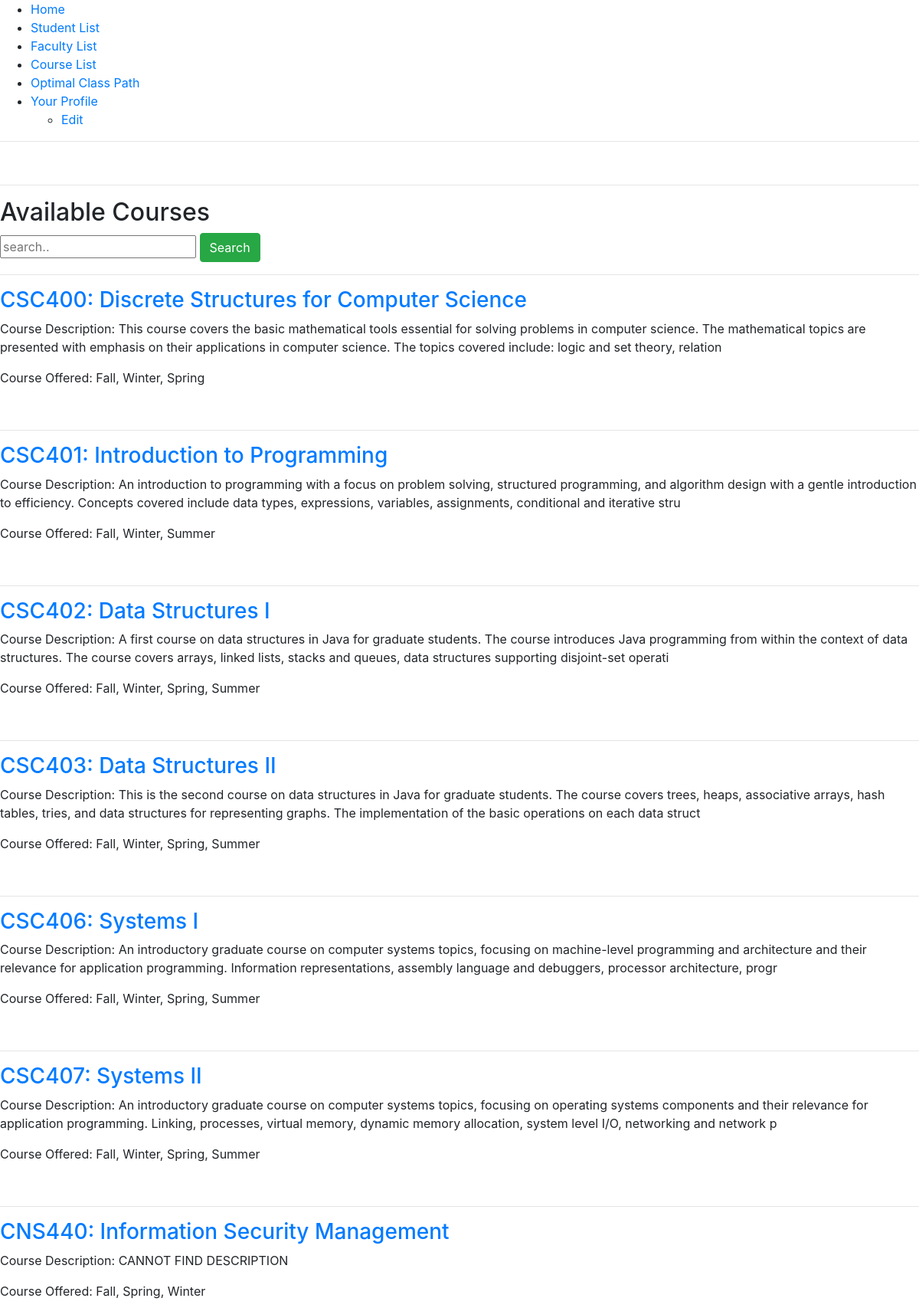
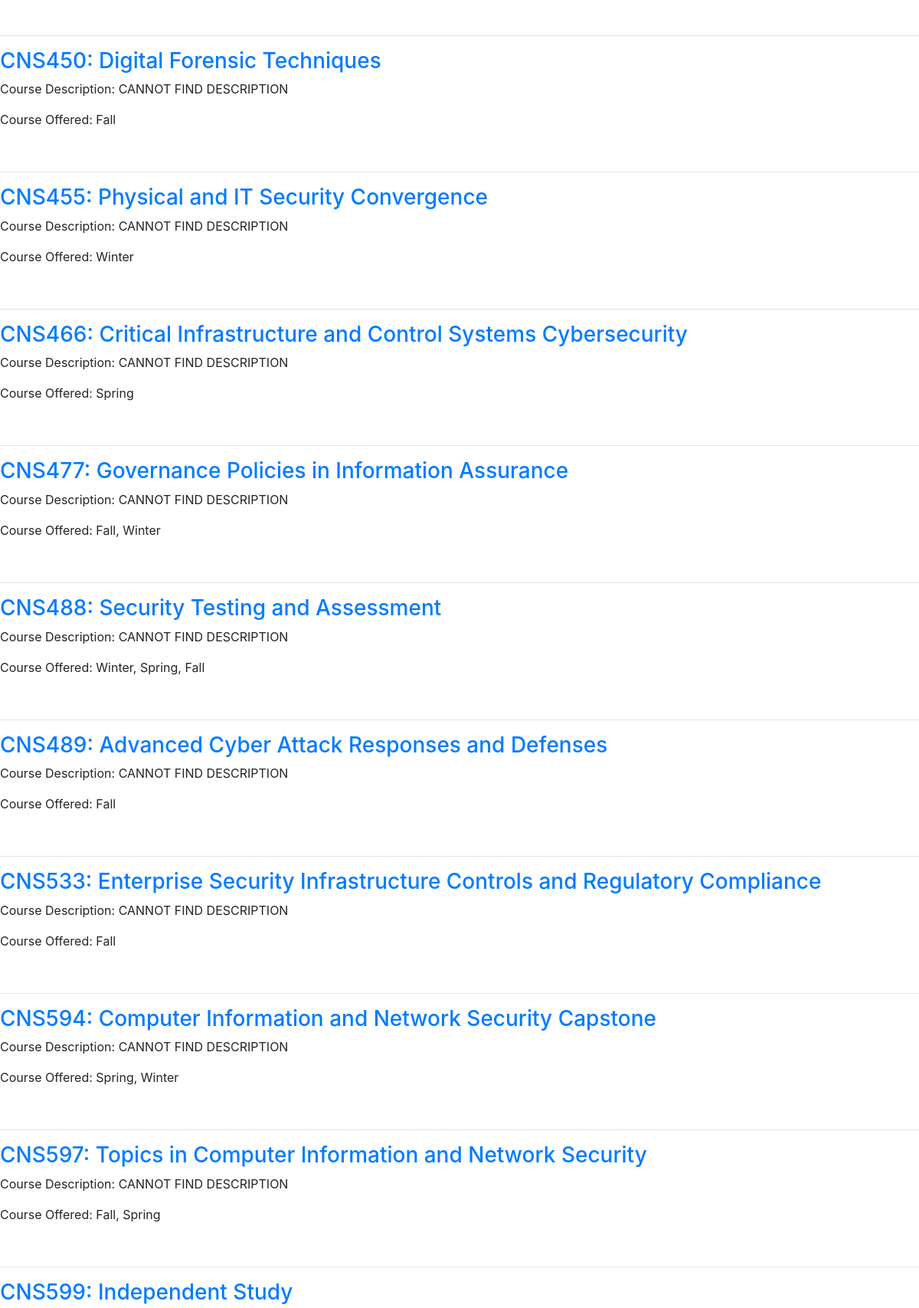
/courses/all (upper part), run on the app's committed database (2 pictures, top to bottom).
### coursesDB/models.py (models this page shows, shortened)
class Courses(models.Model):
    course_json = models.TextField()
    course_number = models.TextField()

### coursesDB/views.py (the view)
# urls.py: path('all', views.get_courses, name='all_courses'),
def get_courses(request, ):
    lst_of_courses = []
    query = request.GET.get('q')
    if query:
        try:
            courses_objects = Courses.objects.filter(course_number__contains = query)
            for course_object in courses_objects:
                course_dictionary = json.loads(course_object.course_json)
                lst_of_courses.append(course_dictionary)
        except:
            lst_of_courses = []
    else:
        courses_objects = Courses.objects.all()
        for course_object in courses_objects:
            course_dictionary = json.loads(course_object.course_json)
            lst_of_courses.append(course_dictionary)
    return render(request, 'coursesDB/all.html', {'lst_of_courses': lst_of_courses})

### coursesDB/templates/coursesDB/all.html
{% extends 'base_layout.html' %}
{% block content %}
<h2> Available Courses </h2>
<form method = "GET" action = "{% url 'courses:all_courses'%}">
    <input name="q" value = "{{request.GET.q}}" placeholder = "search..">
    <button class="btn btn-success" type="submit">
	    Search
	</button>
</form>
{% for course_dictionary in lst_of_courses %}
<hr>
<h3><a href="{% url 'courses:single_course' course_dictionary.course_number %}">{{ course_dictionary.course_number }}: {{course_dictionary.course_name}}</a></h3>
<p> Course Description: {{course_dictionary.course_description}}  </p>
<p> Course Offered: {{course_dictionary.quarters_offered}}  </p>
<br>
{% endfor %}
{% endblock %}

### data on the page
Courses: course_number "CSC400", course_name "Discrete Structures for Computer Science", course_description "This course covers the basic mathematical tools essential for solving problems in computer science. The mathematical topics are presented with emphasis on their applications in computer science. The topics covered include: logic and set theory, relation", quarters_offered "Fall, Winter, Spring"
Courses: course_number "CSC401", course_name "Introduction to Programming", course_description "An introduction to programming with a focus on problem solving, structured programming, and algorithm design with a gentle introduction to efficiency. Concepts covered include data types, expressions, variables, assignments, conditional and iterative stru", quarters_offered "Fall, Winter, Summer"
Courses: course_number "CSC402", course_name "Data Structures I", course_description "A first course on data structures in Java for graduate students. The course introduces Java programming from within the context of data structures. The course covers arrays, linked lists, stacks and queues, data structures supporting disjoint-set operati", quarters_offered "Fall, Winter, Spring, Summer"
Courses: course_number "CSC403", course_name "Data Structures II", course_description "This is the second course on data structures in Java for graduate students. The course covers trees, heaps, associative arrays, hash tables, tries, and data structures for representing graphs. The implementation of the basic operations on each data struct", quarters_offered "Fall, Winter, Spring, Summer"
Courses: course_number "CSC406", course_name "Systems I", course_description "An introductory graduate course on computer systems topics, focusing on machine-level programming and architecture and their relevance for application programming. Information representations, assembly language and debuggers, processor architecture, progr", quarters_offered "Fall, Winter, Spring, Summer"
Courses: course_number "CSC407", course_name "Systems II", course_description "An introductory graduate course on computer systems topics, focusing on operating systems components and their relevance for application programming. Linking, processes, virtual memory, dynamic memory allocation, system level I/O, networking and network p", quarters_offered "Fall, Winter, Spring, Summer"
Courses: course_number "CNS440", course_name "Information Security Management", course_description "CANNOT FIND DESCRIPTION", quarters_offered "Fall, Spring, Winter"
Courses: course_number "CNS450", course_name "Digital Forensic Techniques", course_description "CANNOT FIND DESCRIPTION", quarters_offered "Fall"
Courses: course_number "CNS455", course_name "Physical and IT Security Convergence", course_description "CANNOT FIND DESCRIPTION", quarters_offered "Winter"
Courses: course_number "CNS466", course_name "Critical Infrastructure and Control Systems Cybersecurity", course_description "CANNOT FIND DESCRIPTION", quarters_offered "Spring"
Courses: course_number "CNS477", course_name "Governance Policies in Information Assurance", course_description "CANNOT FIND DESCRIPTION", quarters_offered "Fall, Winter"
Courses: course_number "CNS488", course_name "Security Testing and Assessment", course_description "CANNOT FIND DESCRIPTION", quarters_offered "Winter, Spring, Fall"
Courses: course_number "CNS489", course_name "Advanced Cyber Attack Responses and Defenses", course_description "CANNOT FIND DESCRIPTION", quarters_offered "Fall"
Courses: course_number "CNS533", course_name "Enterprise Security Infrastructure Controls and Regulatory Compliance", course_description "CANNOT FIND DESCRIPTION", quarters_offered "Fall"
Courses: course_number "CNS594", course_name "Computer Information and Network Security Capstone", course_description "CANNOT FIND DESCRIPTION", quarters_offered "Spring, Winter"
Courses: course_number "CNS597", course_name "Topics in Computer Information and Network Security", course_description "CANNOT FIND DESCRIPTION", quarters_offered "Fall, Spring"
Courses: course_number "CNS599", course_name "Independent Study"
